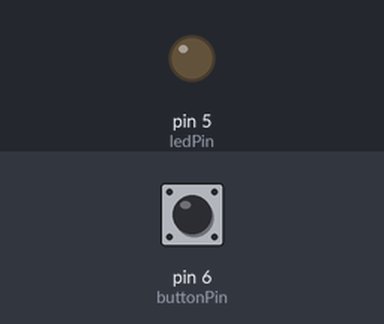
The sketch below on a simulated Arduino Uno, built with avr-gcc and run on an emulated ATmega328P. On the bench: output pins drawn as LEDs (lit = HIGH). Inputs (shaded band) come from the test bench; at power-on: pin 6 (buttonPin) HIGH.

Above: at 1.2 s.
1.3 s: pin 6 (buttonPin) pulled LOW for 0.15 s
At 1.86 s:
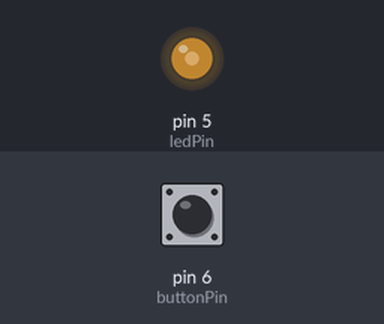
At 2.5 s:
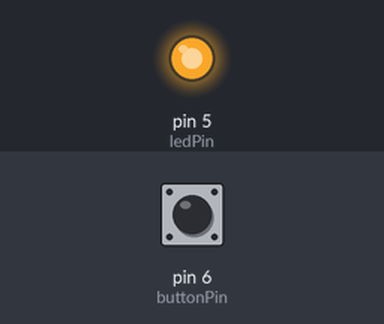
4.3 s: pin 6 (buttonPin) pulled LOW for 1 s
Timing chart, 0 to 7.3 s (numbered marks = the images above; inputs shaded):
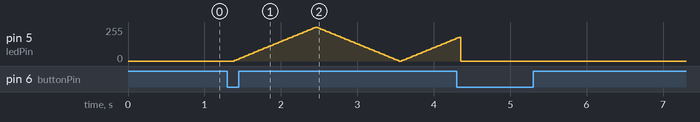

The sketch:

PocBlueButton.ino
```cpp
#include "Arduino.h"

//1: toggle mode, 2: follow mode
#define LED_MODE   1

const int ledPin = 5;      // the number of the LED pin, D3
const int buttonPin = 6;    // the number of the pushbutton pin, D4
const boolean breathMode = true;  // if or not the led lights as breath mode when it's on

// Variables will change:
int ledState = LOW;         // the current state of the output pin
int ledFadeValue = 0;
int ledFadeStep = 5;
int ledFadeInterval = 20;   //milliseconds
int buttonState;             // the current reading from the input pin
int lastButtonState = HIGH;   // the previous reading from the input pin

unsigned long lastDebounceTime = 0;  // the last time the output pin was toggled
unsigned long debounceDelay = 50;    // the debounce time; increase if the output flickers
unsigned long lastLedFadeTime = 0;

void setup() {
  pinMode(buttonPin, INPUT);
  pinMode(ledPin, OUTPUT);
  digitalWrite(ledPin, ledState);
}

void loop() {
  int reading = digitalRead(buttonPin);

  // If the switch changed, due to noise or pressing:
  if (reading != lastButtonState) {
    // reset the debouncing timer
    lastDebounceTime = millis();
  }

  if ((millis() - lastDebounceTime) > debounceDelay) {
    // whatever the reading is at, it's been there for longer
    // than the debounce delay, so take it as the actual current state:

    // if the button state has changed:
    if (reading != buttonState) {
      buttonState = reading;

#if LED_MODE == 1
      if (buttonState == LOW) {  //button is pressed
          ledState = !ledState;
          ledFadeValue = 0;
          lastLedFadeTime = millis();
      }
#else
      if (buttonState == LOW) {  //button is pressed
        ledState = HIGH;
        ledFadeValue = 0;
        lastLedFadeTime = millis();
      } else {                   //button is released
        ledState = LOW;
      }
#endif
    }
  }

  // set the LED:
  if (breathMode && ledState != LOW) {
    if (millis() - lastLedFadeTime > ledFadeInterval) {
      lastLedFadeTime = millis();
      analogWrite(ledPin, ledFadeValue);
      ledFadeValue += ledFadeStep;
      if (ledFadeValue > 255){
        ledFadeValue = 255 - ledFadeStep;
        ledFadeStep = -ledFadeStep;
      } else if (ledFadeValue < 0) {
        ledFadeValue = 0;
        ledFadeStep = -ledFadeStep;
      }
    }
  } else {
    digitalWrite(ledPin, ledState);
  }

  lastButtonState = reading;
}
```
